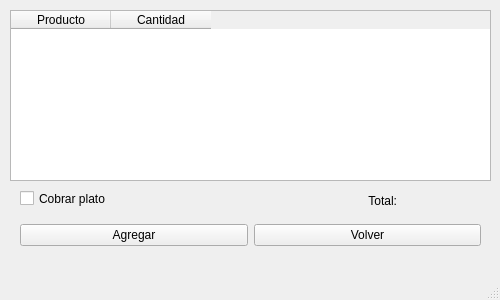
<?xml version="1.0" encoding="UTF-8"?>
<ui version="4.0">
 <class>MainWindow</class>
 <widget class="QMainWindow" name="MainWindow">
  <property name="geometry">
   <rect>
    <x>0</x>
    <y>0</y>
    <width>500</width>
    <height>300</height>
   </rect>
  </property>
  <property name="windowTitle">
   <string>MainWindow</string>
  </property>
  <widget class="QWidget" name="centralwidget">
   <widget class="QWidget" name="horizontalLayoutWidget">
    <property name="geometry">
     <rect>
      <x>20</x>
      <y>220</y>
      <width>461</width>
      <height>31</height>
     </rect>
    </property>
    <layout class="QHBoxLayout" name="horizontalLayout">
     <item>
      <widget class="QPushButton" name="boton_pedido_agregar">
       <property name="text">
        <string>Agregar</string>
       </property>
      </widget>
     </item>
     <item>
      <widget class="QPushButton" name="boton_volver">
       <property name="text">
        <string>Volver</string>
       </property>
      </widget>
     </item>
    </layout>
   </widget>
   <widget class="QCheckBox" name="checkBox">
    <property name="geometry">
     <rect>
      <x>20</x>
      <y>190</y>
      <width>91</width>
      <height>17</height>
     </rect>
    </property>
    <property name="text">
     <string>Cobrar plato</string>
    </property>
   </widget>
   <widget class="QWidget" name="horizontalLayoutWidget_2">
    <property name="geometry">
     <rect>
      <x>320</x>
      <y>190</y>
      <width>160</width>
      <height>21</height>
     </rect>
    </property>
    <layout class="QHBoxLayout" name="horizontalLayout_2">
     <item>
      <widget class="QLabel" name="label_total">
       <property name="text">
        <string>Total:</string>
       </property>
       <property name="alignment">
        <set>Qt::AlignRight|Qt::AlignTrailing|Qt::AlignVCenter</set>
       </property>
      </widget>
     </item>
     <item>
      <widget class="QLabel" name="label_total_precio">
       <property name="text">
        <string/>
       </property>
      </widget>
     </item>
    </layout>
   </widget>
   <widget class="QTableWidget" name="tableWidget">
    <property name="geometry">
     <rect>
      <x>10</x>
      <y>10</y>
      <width>481</width>
      <height>171</height>
     </rect>
    </property>
    <property name="editTriggers">
     <set>QAbstractItemView::NoEditTriggers</set>
    </property>
    <property name="alternatingRowColors">
     <bool>true</bool>
    </property>
    <property name="selectionMode">
     <enum>QAbstractItemView::ExtendedSelection</enum>
    </property>
    <property name="showGrid">
     <bool>false</bool>
    </property>
    <property name="sortingEnabled">
     <bool>true</bool>
    </property>
    <attribute name="verticalHeaderVisible">
     <bool>false</bool>
    </attribute>
    <column>
     <property name="text">
      <string>Producto</string>
     </property>
    </column>
    <column>
     <property name="text">
      <string>Cantidad</string>
     </property>
    </column>
   </widget>
  </widget>
  <widget class="QMenuBar" name="menubar">
   <property name="geometry">
    <rect>
     <x>0</x>
     <y>0</y>
     <width>500</width>
     <height>21</height>
    </rect>
   </property>
  </widget>
  <widget class="QStatusBar" name="statusbar"/>
 </widget>
 <resources/>
 <connections/>
</ui>
